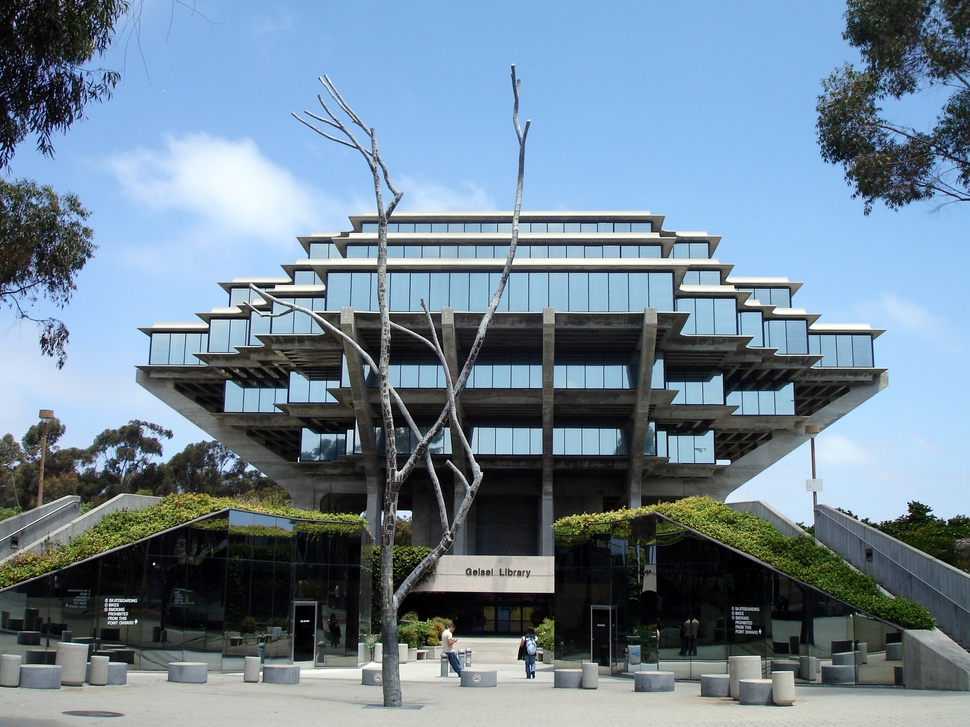
#> input picture Assignment 1/Code/geisel.jpg, 970 x 727 px, shrunk from 3072 x 2304 before the run, found by its file name
$ jupyter execute Assignment1_Problem3.ipynb
#> lines starting #> are read from the running program, lines starting #| are printed output that depends on the picture
3)\
Import libraries

[cell 1]
import numpy as np
import cv2
from matplotlib import pyplot as plt

Define compute norm rgb histogram() function

[cell 2]
def compute_norm_rgb_histogram(I):
    # Function to compute the histogram binning of input
    # RGB image. Each channel is binned into a 32 length
    # vector.
    hist_red = np.zeros((1,32))
    hist_green = np.zeros((1,32))
    hist_blue = np.zeros((1,32))
    I = I/8
    I = I.astype(int)
    I = I.reshape((I.shape[0]*I.shape[1], 3))
    for i in range(I.shape[0]):
        hist_red[0,I[i,0]] = hist_red[0,I[i,0]] + 1
        hist_green[0,I[i,1]] = hist_green[0,I[i,1]] + 1
        hist_blue[0,I[i,2]] = hist_blue[0,I[i,2]] + 1
    # Normalize values
    hist_red = hist_red/np.sum(hist_red)
    hist_green = hist_green/np.sum(hist_green)
    hist_blue = hist_blue/np.sum(hist_blue)
    return np.hstack((hist_red, hist_green, hist_blue)).ravel()

Main driver to load images

[cell 3]
A = cv2.imread('/home/parth/work/UCSD/Fall 2021/ECE 253 Image Processing/Assignment 1/geisel.jpg')
#> A is the input picture: shape (727, 970, 3); mean B, G, R 148.7, 132.6, 112.2
A = cv2.cvtColor(A, cv2.COLOR_BGR2RGB)
hist = compute_norm_rgb_histogram(A)
#> in compute_norm_rgb_histogram, `I = I/8`:
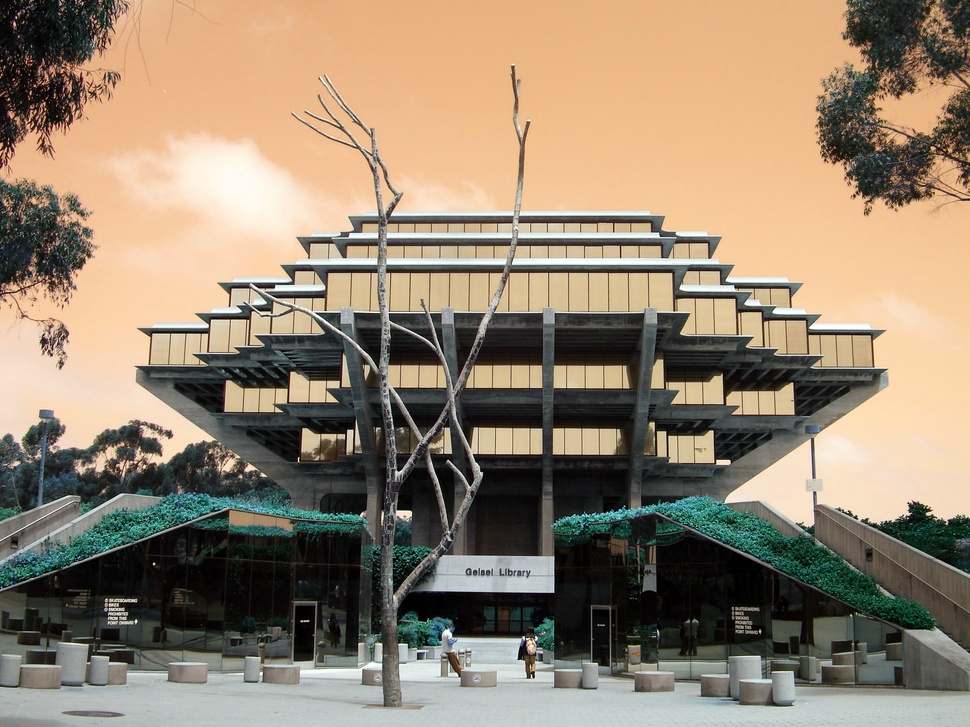
#> I: shape (727, 970, 3) float64; mean of channels 0, 1, 2 14, 16.6, 18.6; drawn with min black and max white
#> hist = 96 values, max 0.119 at index 94, min 0.00349 at index 30, mean 0.0312

Plot histogram with R,G & B channels adjacent to each other

[cell 4]
r = np.repeat(np.array(['red']),32)
g = np.repeat(np.array(['green']),32)
b = np.repeat(np.array(['blue']),32)
c = np.hstack((r,g,b)).ravel()
plt.bar(np.arange(1,97), hist, color = c)
plt.xlim((1,96))
plt.xlabel('frequency')
plt.ylabel('bin')
plt.show
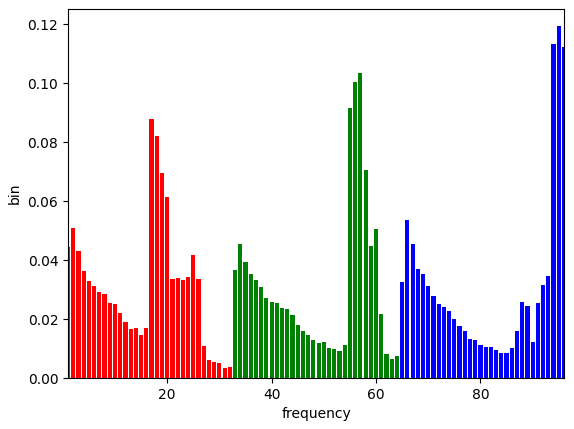
#> figure drawn by matplotlib, 1 panel; tallest bar 0.119 high, from x = 94.6 to 95.4

Plot histogram with R,G & B channels overlapping on one another.

[cell 5]
plt.bar(np.arange(1,33), hist[0:32], color = 'r', width = 0.3)
plt.bar(np.arange(1,33), hist[32:64], color = 'g', width = 0.3)
plt.bar(np.arange(1,33), hist[64:96], color = 'b', width = 0.3)
plt.xlim((1,32))
plt.xlabel('frequency')
plt.ylabel('bin')
plt.show
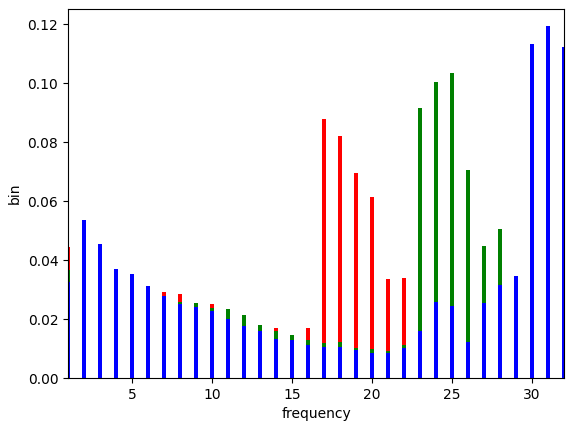
#> figure drawn by matplotlib, 1 panel; tallest bar 0.0879 high, from x = 16.85 to 17.15; tallest bar 0.104 high, from x = 24.85 to 25.15; tallest bar 0.119 high, from x = 30.85 to 31.15
